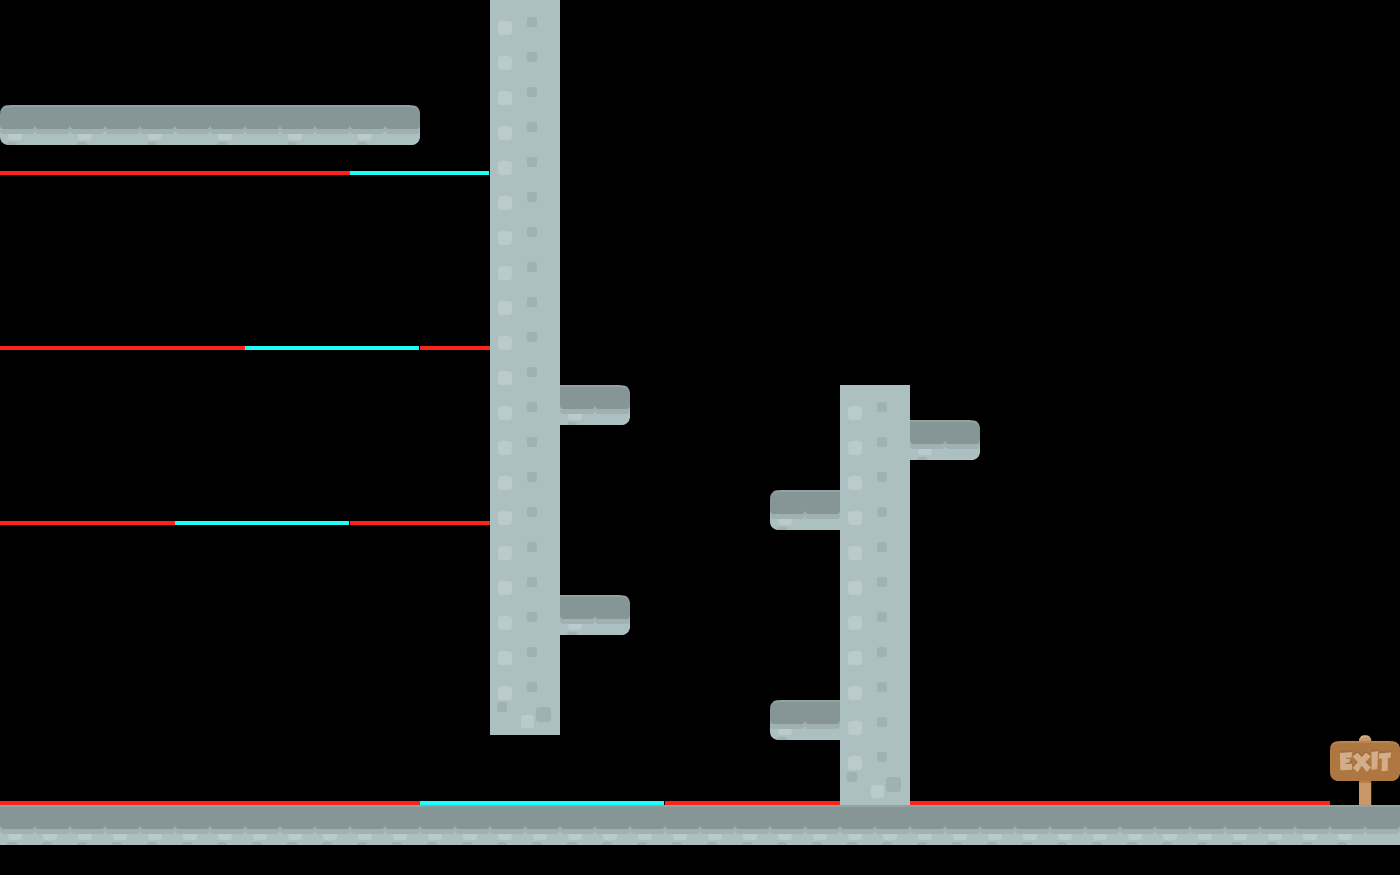

A 2D game scene composited from a Tiled map and its tileset images. What follows is a short description and the map's XML, with each tile layer's data collapsed to a summary:
An orthogonal 40x25 tile map with 35x35 px tiles, 5 tile layers (nothings, Tile Layer 1, death, end, ...).

<map version="1.0" orientation="orthogonal" renderorder="right-down" width="40" height="25" tilewidth="35" tileheight="35" nextobjectid="1">
 <tileset firstgid="1" name="tileset" tilewidth="70" tileheight="70" spacing="2" margin="2" tilecount="196" columns="14">
  <image source="tileset.png" width="1024" height="1024" />
 </tileset>
 <layer name="nothings" width="40" height="25">
  <data>[1000 cells, 17 non-empty, 1 distinct tile ids]</data>
 </layer>
 <layer name="Tile Layer 1" width="40" height="25">
  <data>[1000 cells, 81 non-empty, 4 distinct tile ids]</data>
 </layer>
 <layer name="death" width="40" height="25">
  <data>[1000 cells, 49 non-empty, 2 distinct tile ids]</data>
 </layer>
 <layer name="end" width="40" height="25">
  <data>[1000 cells, 1 non-empty, 1 distinct tile ids]</data>
 </layer>
 <layer name="ladders" width="40" height="25">
  <data>[1000 cells, 0 non-empty, 0 distinct tile ids]</data>
 </layer>
</map>